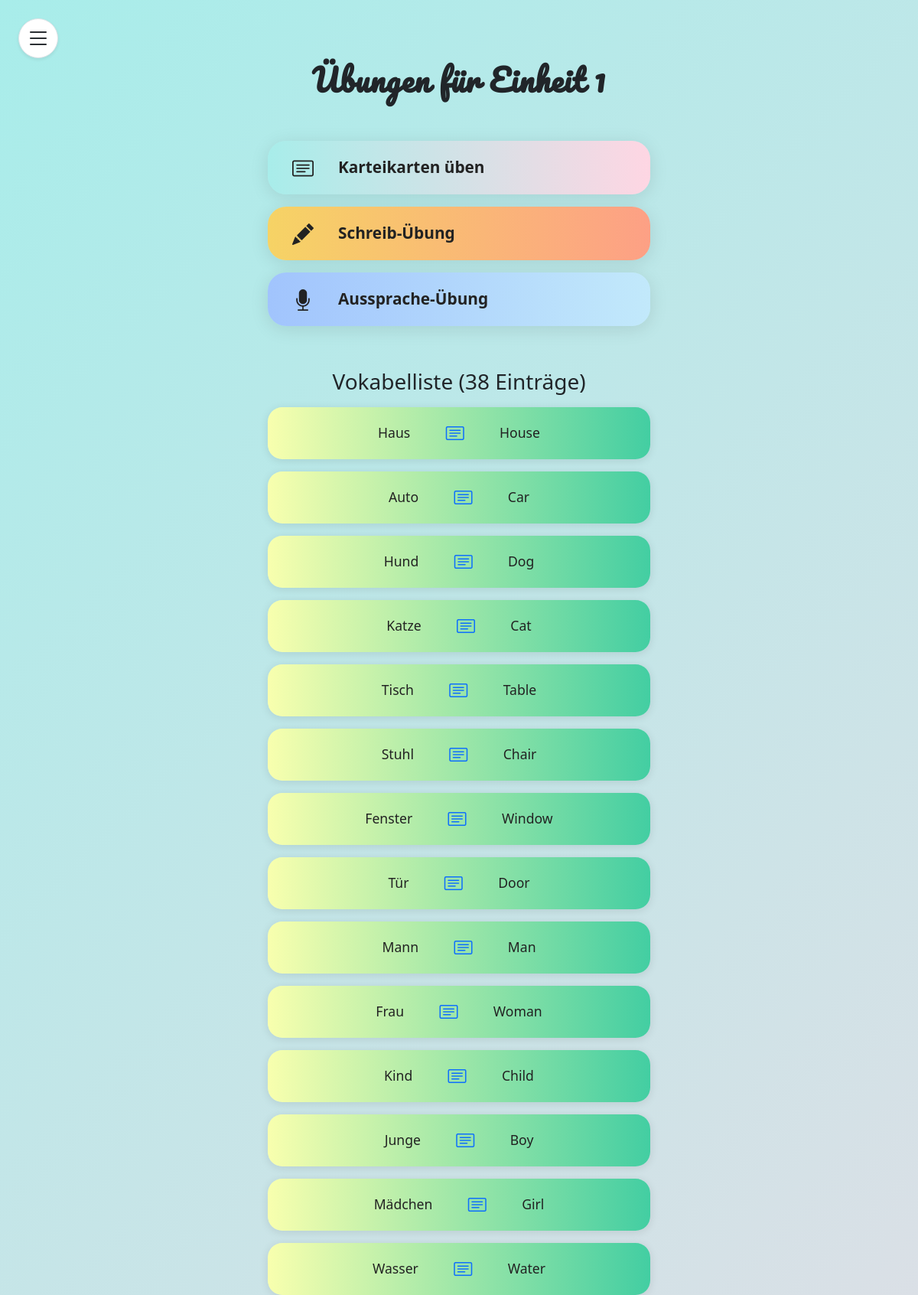
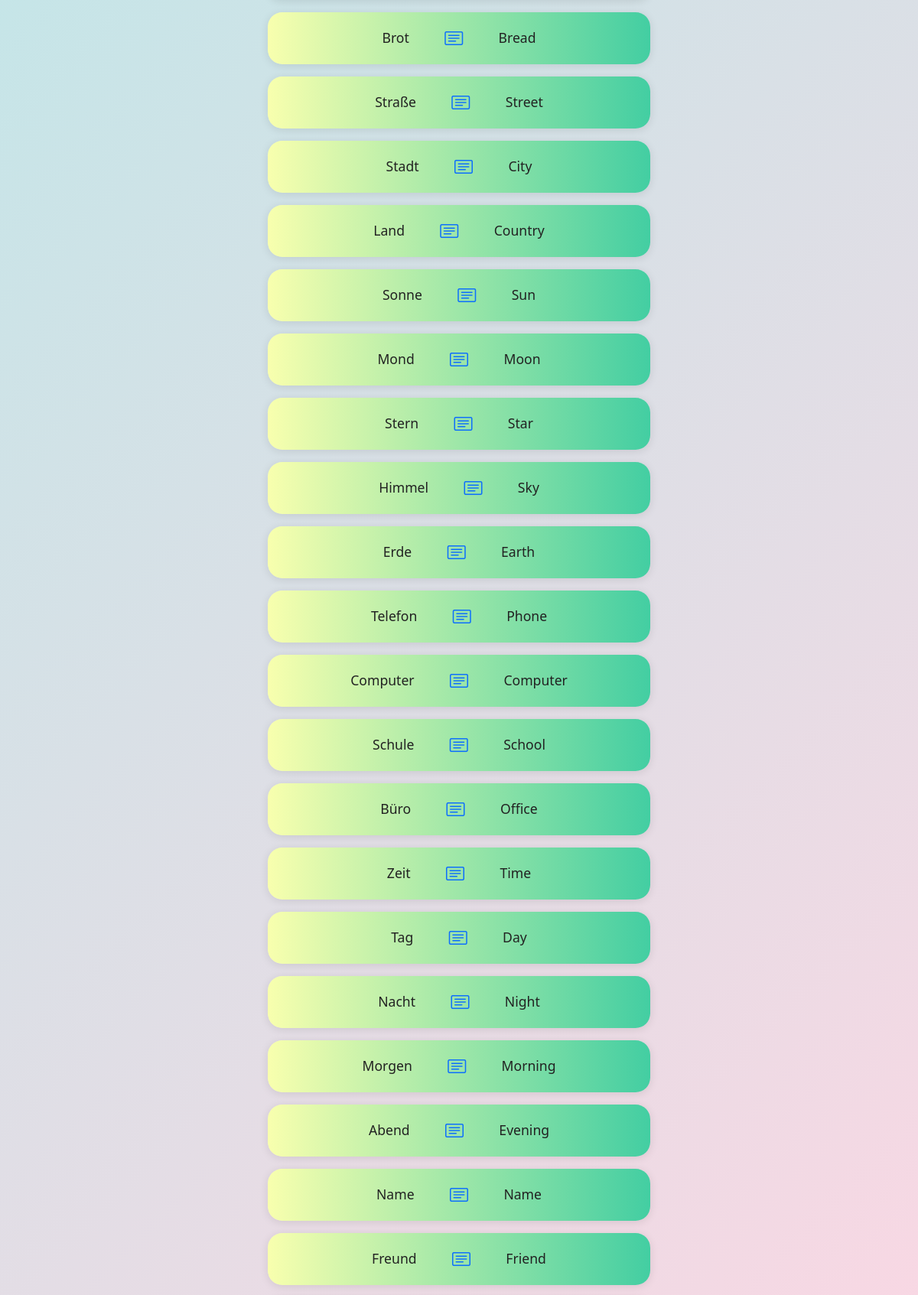
Page /karteiKartenListe.php?einheit_id=1 (signed in, upper part) on the committed database (2 pictures, top to bottom).
### tables this page shows
CREATE TABLE Vocab(
    VID INT PriMARY KEY AUTO_INCREMENT,
    EID INT NOT NULL,
    DID INT NOT NULL,
    EinID INT NOT NULL,
    FOREIGN KEY (EID) REFERENCES Englisch_Vocab(EID),
    FOREIGN KEY (DID) REFERENCES Deutsch_Vocab(DID),
    FOREIGN KEY (EinID) REFERENCES Einheit(EinID)
);

CREATE TABLE Deutsch_Vocab (
    DID INT PriMARY KEY AUTO_INCREMENT,
    Wort VARCHAR(255) NOT NULL,
    Audio VARCHAR(255) NOT NULL,
    Bild VARCHAR(255)
);

CREATE TABLE Englisch_Vocab (
    EID INT PriMARY KEY AUTO_INCREMENT,
    Wort VARCHAR(255) NOT NULL,
    Audio VARCHAR(255) NOT NULL,
    Bild VARCHAR(255)
);

### karteiKartenListe.php (the view, shortened to what this page needs)
<?php
$einheit_id = intval($_GET['einheit_id']);
$servername = "localhost";
$username = "root";
$password = "root";
$dbname = "Triolingo";
$conn = new mysqli($servername, $username, $password, $dbname);
$sql = "SELECT v.VID, d.Wort AS Deutsch, e.Wort AS Englisch
        FROM Vocab v
        JOIN Deutsch_Vocab d ON v.DID = d.DID
        JOIN Englisch_Vocab e ON v.EID = e.EID
        WHERE v.EinID = ?";
$stmt = $conn->prepare($sql);
$stmt->bind_param("i", $einheit_id);
$stmt->execute();
$result = $stmt->get_result();
$vocab_count = $result->num_rows;
?>
<!DOCTYPE html>
<html lang="de">
<head>
    <link href="https://cdn.jsdelivr.net/npm/bootstrap@5.3.3/dist/css/bootstrap.min.css" rel="stylesheet">
    <link href="https://cdn.jsdelivr.net/npm/bootstrap-icons/font/bootstrap-icons.css" rel="stylesheet">
</head>
<body>
    <button id="sidebarToggleBtn" class="btn sidebar-toggle-btn border shadow-sm" type="button" data-bs-toggle="offcanvas" data-bs-target="#sidebar" aria-controls="sidebar" aria-label="Menü öffnen">
        <i class="bi bi-list fs-2"></i>
    </button>
    <div class="container-fluid" style="height: 100vh; position: relative;">
        <div class="main-content-center">
            <h2 class="fw-bold mb-4"
                style="letter-spacing:1px; font-family: 'Pacifico', cursive; font-size:2.5rem;">
                Übungen für Einheit <?= $einheit_id ?>
            </h2>
            <div class="exercise-buttons">
                <button onclick="redirectToExercise('karteiKarten')" class="exercise-btn exercise-btn-karteikarten">
                    <i class="bi bi-card-text me-3 fs-3"></i>
                    Karteikarten üben
                </button>
                <button onclick="redirectToExercise('writing')" class="exercise-btn exercise-btn-writing">
                    <i class="bi bi-pencil-fill me-3 fs-3"></i>
                    Schreib-Übung
                </button>
                <button onclick="redirectToExercise('talking')" class="exercise-btn exercise-btn-talking">
                    <i class="bi bi-mic-fill me-3 fs-3"></i>
                    Aussprache-Übung
                </button>
            </div>
            <h3 class="mb-3 mt-4">Vokabelliste (<?= $vocab_count ?> Einträge)</h3>
            <div class="flashcard-list">
                <?php
                if ($result->num_rows > 0) {
                    mysqli_data_seek($result, 0);
                    while ($row = $result->fetch_assoc()) {
                        echo '<div class="flashcard">';
                        echo '<div class="flashcard-content">';
                        echo '<span class="word">' . htmlspecialchars($row['Deutsch']) . '</span>';
                        echo '<span class="icon"><i class="bi bi-card-text"></i></span>';
                        echo '<span class="word">' . htmlspecialchars($row['Englisch']) . '</span>';
                        echo '</div>';
                        echo '</div>';
                    }
                } else {
                    echo '<div class="alert alert-info text-center w-100">Keine Karteikarten gefunden.</div>';
                }
                ?>
            </div>
        </div>
    </div>
</body>
</html>

### karteiKartenListe.php (style rules this page uses)
body { min-height: 100vh; background: linear-gradient(135deg, #a8edea 0%, #fed6e3 100%); background-attachment: fixed; font-family: 'Segoe UI', 'Roboto', Arial, sans-serif; }
.main-content-center { min-height: 100vh; display: flex; flex-direction: column; align-items: center; justify-content: flex-start; padding-top: 80px; padding-bottom: 40px; }
.sidebar-toggle-btn { position: fixed; top: 24px; left: 24px; z-index: 2001; background: #fff; border-radius: 50%; width: 52px; height: 52px; display: flex; align-items: center; justify-content: center; box-shadow: 0 2px 12px rgba(0,0,0,0.10); }
.flashcard-list { width: 100%; max-width: 500px; margin: 0 auto; display: flex; flex-direction: column; gap: 1rem; }
.flashcard { background: linear-gradient(90deg, #f8ffae 0%, #43cea2 100%); border-radius: 1.2rem; box-shadow: 0 2px 12px rgba(0,0,0,0.10); padding: 1rem 1.2rem; display: flex; flex-direction: row; align-items: center; justify-content: center; transition: transform 0.13s, box-shadow 0.13s; position: relative; border: none; min-width: 180px; max-width: 100%; gap: 1.2rem; text-align: center; }
.flashcard .icon { font-size: 1.5rem; color: #0d6efd; margin-bottom: 0; margin-right: 1rem; margin-left: 1rem; }
.flashcard .word { font-size: 1.1rem; font-family: 'Segoe UI', 'Pacifico', cursive; color: #222; margin-bottom: 0; margin-right: 0.7rem; margin-left: 0.7rem; }
.flashcard-content { display: flex; align-items: center; justify-content: center; gap: 1.2rem; width: 100%; }
.exercise-buttons { display: flex; flex-direction: column; align-items: center; gap: 1rem; margin-top: 2rem; margin-bottom: 2rem; width: 100%; max-width: 500px; }
.exercise-btn { width: 100%; min-height: 70px; font-size: 1.3rem; border-radius: 1.5rem; box-shadow: 0 4px 24px rgba(0,0,0,0.10); color: #222; font-weight: 600; border: none; transition: transform 0.13s, box-shadow 0.13s; display: flex; align-items: center; justify-content: flex-start; gap: 1rem; padding-left: 2rem; text-decoration: none; }
.exercise-btn-karteikarten { background: linear-gradient(90deg, #a8edea 0%, #fed6e3 100%); }
.exercise-btn-writing { background: linear-gradient(90deg, #f6d365 0%, #fda085 100%); }
.exercise-btn-talking { background: linear-gradient(90deg, #a1c4fd 0%, #c2e9fb 100%); }

### rows in the picture
vocab: DID.Wort "Haus", EID.Wort "House"
vocab: DID.Wort "Auto", EID.Wort "Car"
vocab: DID.Wort "Hund", EID.Wort "Dog"
vocab: DID.Wort "Katze", EID.Wort "Cat"
vocab: DID.Wort "Tisch", EID.Wort "Table"
vocab: DID.Wort "Stuhl", EID.Wort "Chair"
vocab: DID.Wort "Fenster", EID.Wort "Window"
vocab: DID.Wort "Tür", EID.Wort "Door"
vocab: DID.Wort "Mann", EID.Wort "Man"
vocab: DID.Wort "Frau", EID.Wort "Woman"
vocab: DID.Wort "Kind", EID.Wort "Child"
vocab: DID.Wort "Junge", EID.Wort "Boy"
vocab: DID.Wort "Mädchen", EID.Wort "Girl"
vocab: DID.Wort "Wasser", EID.Wort "Water"
vocab: DID.Wort "Brot", EID.Wort "Bread"
vocab: DID.Wort "Straße", EID.Wort "Street"
vocab: DID.Wort "Stadt", EID.Wort "City"
vocab: DID.Wort "Land", EID.Wort "Country"
vocab: DID.Wort "Sonne", EID.Wort "Sun"
vocab: DID.Wort "Mond", EID.Wort "Moon"
vocab: DID.Wort "Stern", EID.Wort "Star"
vocab: DID.Wort "Himmel", EID.Wort "Sky"
vocab: DID.Wort "Erde", EID.Wort "Earth"
vocab: DID.Wort "Telefon", EID.Wort "Phone"
vocab: DID.Wort "Computer", EID.Wort "Computer"
vocab: DID.Wort "Schule", EID.Wort "School"
vocab: DID.Wort "Büro", EID.Wort "Office"
vocab: DID.Wort "Zeit", EID.Wort "Time"
vocab: DID.Wort "Tag", EID.Wort "Day"
vocab: DID.Wort "Nacht", EID.Wort "Night"
vocab: DID.Wort "Morgen", EID.Wort "Morning"
vocab: DID.Wort "Abend", EID.Wort "Evening"
vocab: DID.Wort "Name", EID.Wort "Name"
vocab: DID.Wort "Freund", EID.Wort "Friend"

### other values in the picture
$einheit_id "1"
$vocab_count "38"
